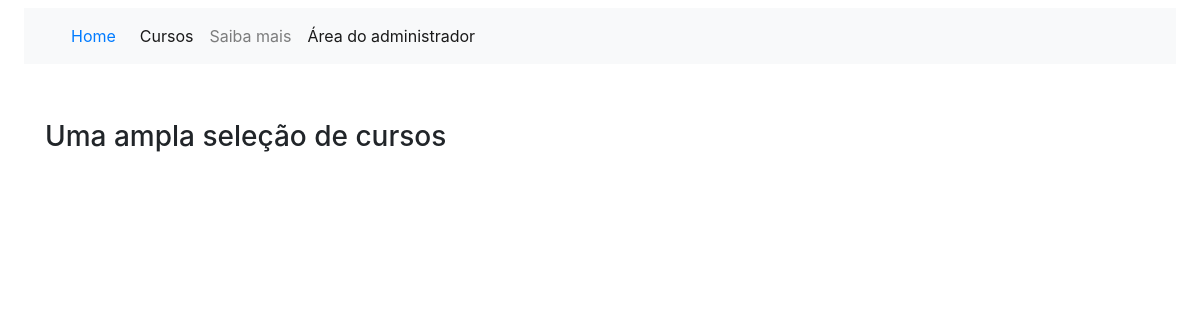
Before: /cursos/cursos_disponiveis/ with the older database file.
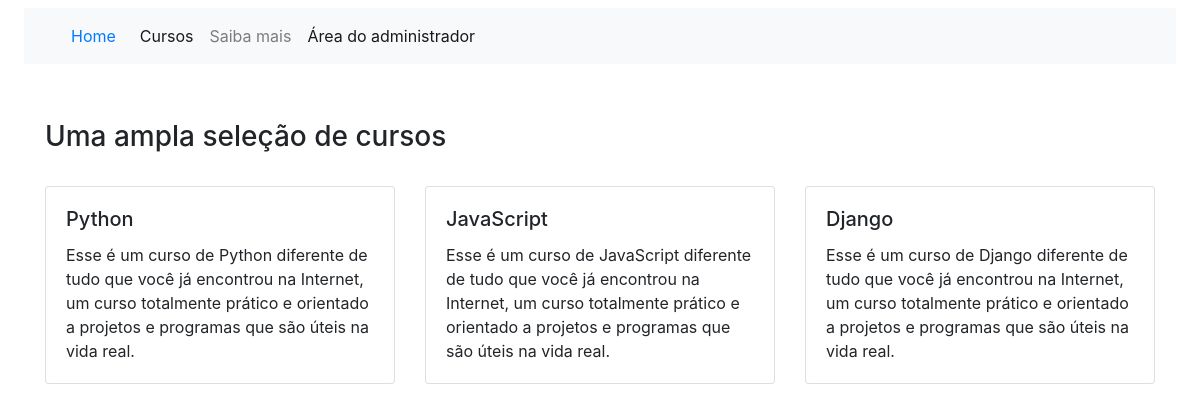
After: the same page with the newer database file.
### cursos/models.py (models this page shows, shortened)
class Curso(models.Model):
    niveis_de_curso = (
        ('Iniciante', 'Iniciante'),
        ('Intermediário', 'Intermediário'),
        ('Avançado', 'Avançado'),
    )
    titulo = models.CharField(max_length=50)
    nivel = models.CharField(max_length=15, choices=niveis_de_curso)
    carga_horaria = models.IntegerField()
    data = models.DateField(help_text='aaaa/mm/dd')
    descricao = models.TextField()
    verbose_name = 'Cadastro de curso'
    verbose_name_plural = 'Cadastros de cursos'
    ordering = ['-data']

### cursos/views.py (the view)
# urls.py: path('cursos_disponiveis/', exibir_cursos, name='Cursos disponiveis'),
def exibir_cursos(request): # Exibe todos os cursos na tela de cursos
   cursos = Curso.objects.all()
   contexto = {
       'cursos': cursos
   }
   return render(request, 'exibir_curso.html', contexto)

### cursos/templates/exibir_curso.html (shortened to what this page needs)
<!DOCTYPE html>
<html lang="en">
<head>
    <link href="https://stackpath.bootstrapcdn.com/bootstrap/4.5.2/css/bootstrap.min.css" rel="stylesheet">
  </head>
<body>
  <nav class="col-lg-12 mx-auto p-4 py-md-2">
    <nav class="navbar navbar-expand-lg navbar-light bg-light">
      <div class="container-fluid">
        <a class="nav-link active" aria-current="page" href="/ ">Home</a>
        <div class="collapse navbar-collapse" id="navbarNav">
          <ul class="navbar-nav">
            <li class="nav-item">
              <a class="nav-link active" aria-current="page" href="/cursos/cursos_disponiveis">Cursos</a>
            </li>
            <li class="nav-item">
              <a class="nav-link" href="#">Saiba mais</a>
            </li>
            <li class="nav-item">
              <a class="nav-link active" aria-current="page" href="/admin">Área do administrador</a>
            </li>
          </ul>
        </div>
      </div>
    </nav>
  </nav>
<div class="container mt-5">
    <h3>Uma ampla seleção de cursos</h3>
    <br>
    <div class="row">
        {% for cursos in cursos %}
        <div class="col-md-4">
            <div class="card mb-4">
                <div class="card-body">
                    <h5 class="card-title">{{ cursos.titulo }}</h5>
                    <p class="card-text">{{ cursos.descricao }}</p>
                </div>
            </div>
        </div>
        {% endfor %}
    </div>
</div>
</body>
</html>

Changed rows visible on the page:
added Curso: titulo "Python", descricao "Esse é um curso de Python diferente de tudo que você já encontrou na Internet, um curso totalmente prático e orientado a projetos e programas que são úteis na vida real."
added Curso: titulo "JavaScript", descricao "Esse é um curso de JavaScript diferente de tudo que você já encontrou na Internet, um curso totalmente prático e orientado a projetos e programas que são úteis na vida real."
added Curso: titulo "Django", descricao "Esse é um curso de Django diferente de tudo que você já encontrou na Internet, um curso totalmente prático e orientado a projetos e programas que são úteis na vida real."
